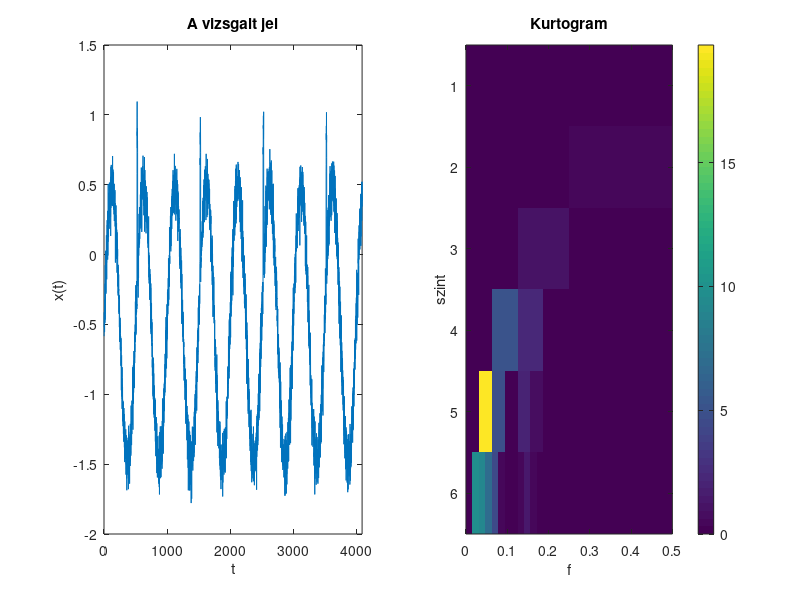
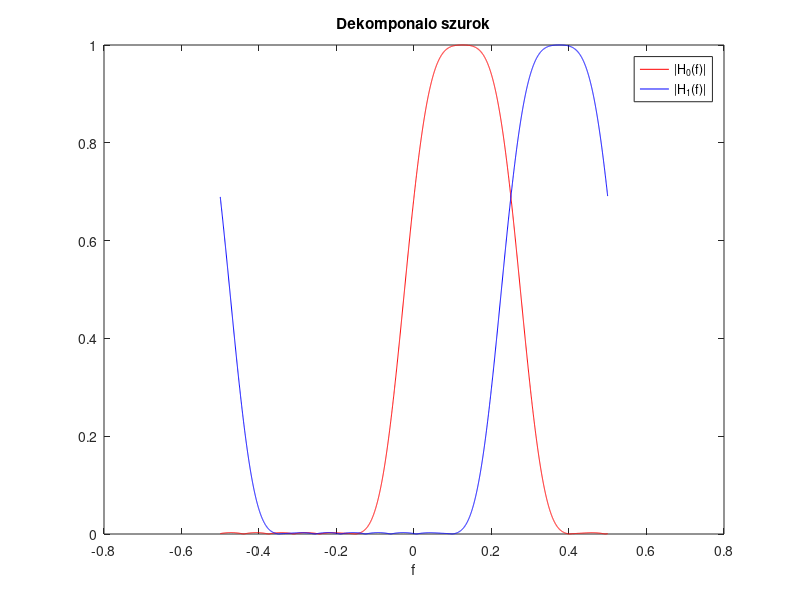
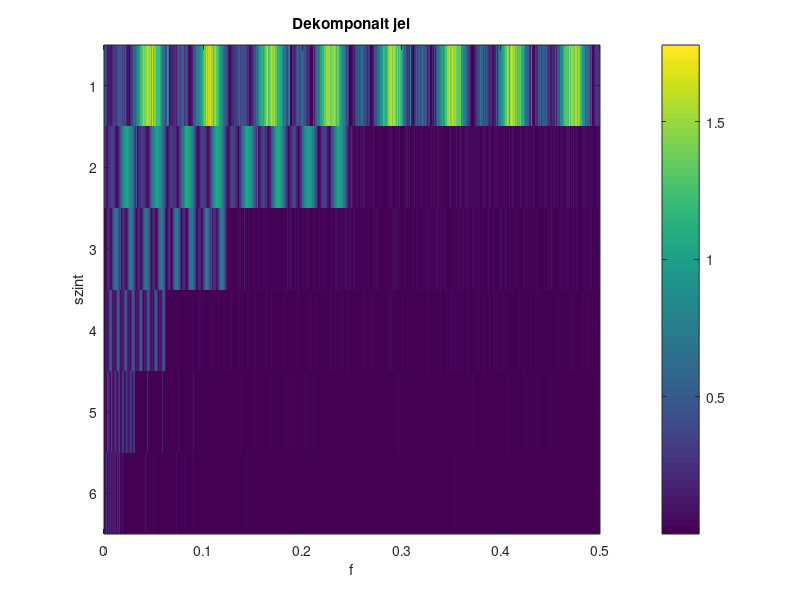

MATLAB code for these plots, in order:
clear all;
clc;

%% PARAMETEREK
N=4096; % a jel hossza (kettohatvany!)
L=16;   % a FIR szurok hossza
D=5;    % ennyi szinten dekomponalunk (a 0. szint maga a jel)

%% A JEL
x=sin(2*pi*0.002*(0:N-1))+...         % periodikus komponens
  0.1*randn(1,N)+...                  % zaj
  0.5*square(2*pi*0.001*(0:N-1)+3,1); % tranziens zavar
figure(1);
subplot(121);
plot(x);
xlim([0 N-1]);
title('A vizsgalt jel');
xlabel('t');
ylabel('x(t)');

%% SANITY CHECK
if abs(log2(N)-floor(log2(N)))>1e-8
    error('N legyen 2 hatvanya!');
end
if L > N/2^D-1
    error('L < N/2^D-1 legyen! Most %d > %d.',L,N/2^D-1);
end

%% A SZUROK MEGKONSTRUALASA
h=fir1(L-1,0.3);
h0=h.*exp(1j*pi/4*(0:L-1));
h1=h.*exp(1j*3*pi/4*(0:L-1));
figure(2);
plot((0:4095)/4096-0.5,fftshift(abs(fft(h0,4096))),'r');
hold on;
plot((0:4095)/4096-0.5,fftshift(abs(fft(h1,4096))),'b');
hold off;
xlabel('f');
legend('|H_0(f)|','|H_1(f)|');
title('Dekomponalo szurok');

%% A JEL DEKOMPONALASA
C=zeros(D+1,N);
C(1,:)=x;
for ii=1:D
    for jj=1:2:2^ii
        idxSrcStart=(jj-1)*N/2^ii+1;
        idxSrcEnd=(jj+1)*N/2^ii;
        idxDstStart=(jj-1)*N/2^ii+1;
        idxDstEnd=jj*N/2^ii;
        temp=filter(h0,1,C(ii,idxSrcStart:idxSrcEnd));
        C(ii+1,idxDstStart:idxDstEnd)=temp(1:2:end);
        idxDstStart=jj*N/2^ii+1;
        idxDstEnd=(jj+1)*N/2^ii;
        temp=filter(h1,1,C(ii,idxSrcStart:idxSrcEnd)).*(-1j).^(0:(N/2^(ii-1)-1));
        C(ii+1,idxDstStart:idxDstEnd)=temp(1:2:end);
    end
end
figure(3);
imagesc(abs(C));
colorbar;
xl=get(gca,'XLim');
xt=linspace(xl(1),xl(2),6);
set(gca,'XTick',xt);
xt=xt-min(xt);
xt=xt/max(xt)/2;
set(gca,'XTickLabel',xt);
title('Dekomponalt jel');
xlabel('f');
ylabel('szint');

%% A KURTOZISOK SZAMITASA
K=cell(D+1,1);
for ii=0:D
    for jj=1:2^ii
        idxStart=(jj-1)*N/2^ii+1+L; % a tranzienst levagjuk
        idxEnd=jj*N/2^ii;
        temp=C(ii+1,idxStart:idxEnd);
        if all(abs(temp)<eps)
            k=0;
        else
            temp=temp-mean(temp);
            denr=mean(abs(temp).^2);
            if denr<eps
                k=0;
            else
                k=mean(abs(temp).^4)/denr^2-2-1*(ii==0);
            end
        end
        K{ii+1}=[K{ii+1} k*(k>0)];
    end
end

%% ABRAZOLAS
img=zeros(D+1,2^D);
for ii=1:D+1
    temp=repmat(K{ii},2^(D+1-ii),1);
    img(ii,:)=temp(:)';
end
figure(1);
subplot(122);
imagesc(img);
colorbar;
xl=get(gca,'XLim');
xt=linspace(xl(1),xl(2),6);
set(gca,'XTick',xt);
xt=xt-min(xt);
xt=xt/max(xt)/2;
set(gca,'XTickLabel',xt);
title('Kurtogram');
xlabel('f');
ylabel('szint');
